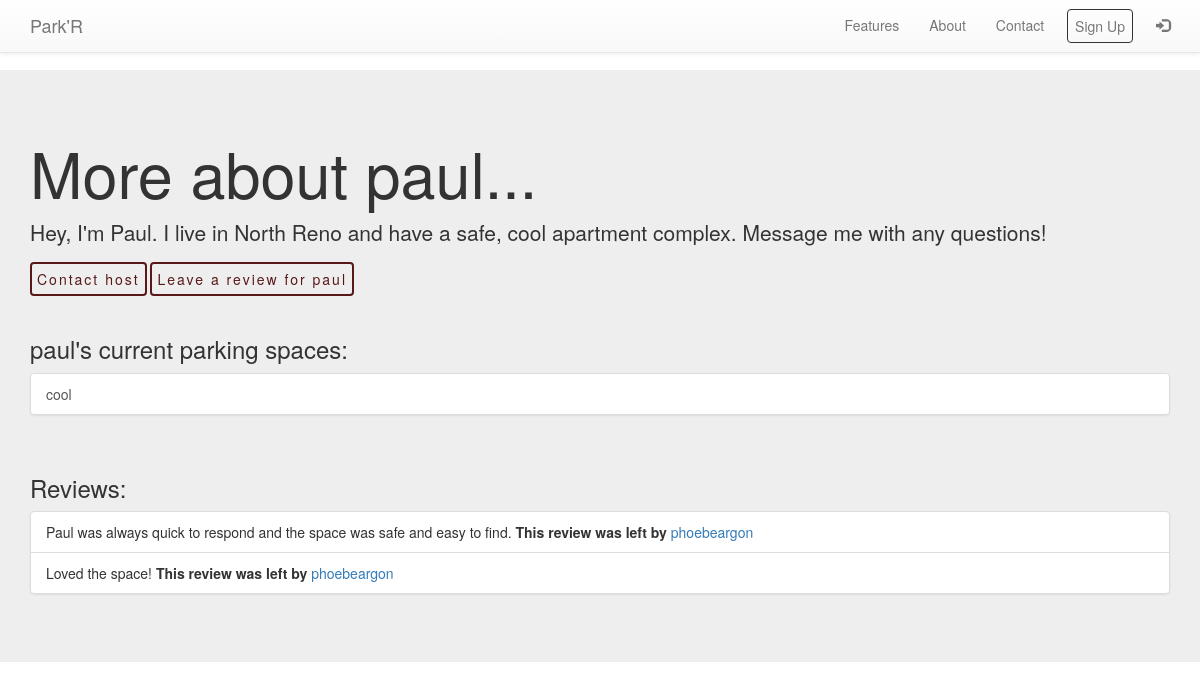
Screenshot of /account/show/3/ with the database file from the repository.
### account/models.py (models this page shows)
class Profile(models.Model):
    user = models.OneToOneField(User, on_delete=models.CASCADE)
    bio = models.TextField(blank=True)
    profile_photo = models.ImageField(upload_to='profile_image', blank=True)

class Reviews(models.Model):
    reviewed_user = models.ForeignKey(User, related_name="reviewed_user", on_delete=models.CASCADE)
    reviewing_user = models.ForeignKey(User, related_name="reviewing_user", on_delete=models.CASCADE)
    review = models.CharField(max_length=500, blank=False)

### listing/models.py (models this page shows, shortened)
class ParkingSpace(models.Model):
    class Meta:
        verbose_name = 'Parking Space'
        verbose_name_plural = 'Parking Spaces'
    owner = models.ForeignKey(User, related_name="owner", on_delete=models.CASCADE)
    lat = models.CharField(max_length=300, default="0")
    lng = models.CharField(max_length=300, default="0")
    note = models.CharField(max_length=300)
    timeOpen = models.CharField(max_length=300, default="0")
    timeClose = models.CharField(max_length=300, default="0")
    parkingPrice = models.IntegerField(validators=[MaxValueValidator(100), MinValueValidator(0)])

### account/views.py (the view)
# urls.py: url(r'show/(?P<id>\d+)/$', show, name="user_show"),
def show(request, id):
    showUser = get_object_or_404(User, pk=id)
    spaces = ParkingSpace.objects.filter(owner=showUser)
    reviews = Reviews.objects.filter(reviewed_user=showUser)
    return render(request,
                  "account/show.html",
                  {'owned_spaces': spaces,
                   'showUser': showUser,
                   'reviews':reviews}
                  )

### templates/account/show.html
{% extends "base.html" %}
{% block content %}
    <div class="jumbotron">
        <div class="container">
            <h1>More about {{showUser}}...</h1>
            <p>{{showUser.profile.bio}}</p>
            {% if showUser != request.user %}
            <a href="/dialogs/{{showUser}}" class="btn btn-light tbLink">Contact host</a>
            <a href="{% url 'leave_review' id=showUser.id %}" class="btn btn-light tbLink">Leave a review for {{showUser}}</a><br><br>
            {% endif %}
            <h3>{{showUser}}'s current parking spaces:</h3>
            {% if owned_spaces %}
                <div class="list-group">
                    {% for s in owned_spaces %}
                        <a class="list-group-item"
                           href="{% url 'reservation_info' id=s.id %}">
                            {{ s.note }}
                        </a>
                    {% endfor %}
                </div>
            {% else %}
                <p>{{showUser}} currently has no spaces listed.</p>
            {% endif %}
            <br><h3>Reviews:</h3>
            {% if reviews %}
                <div class="list-group">
                    {% for r in reviews %}
                        <li class="list-group-item">
                            {{ r.review }} <b>This review was left by</b> <a href="{% url 'user_show' id=r.reviewing_user.id %}">{{ r.reviewing_user }}</a>
                        </li>
                    {% endfor %}
                </div>
            {% else %}
                <p>{{showUser}} currently has no reviews. {% if showUser != request.user %} Be the first to <a href="{% url 'leave_review' id=showUser.id %}">leave one! {% endif %}</a></p>
            {% endif %}
        </div>
    </div>
{% endblock %}

### static/css/main.css (style rules this page uses)
body { padding-top: 70px; padding-bottom: 20px; transition: 0.5s }
.tbLink { padding: 5px; color: #591818; border: 2px solid #591818; border-radius: 4px; transition: all 0.2s ease; #text-transform: uppercase; letter-spacing: 2px; }

### rows the page displays
ParkingSpace: note "cool"
Reviews: review "Paul was always quick to respond and the space was safe and easy to find.", reviewing_user "phoebeargon"
Reviews: review "Loved the space!", reviewing_user "phoebeargon"

### other values shown
{{ showUser }} "paul"
{{ showUser.profile.bio }} "Hey, I'm Paul. I live in North Reno and have a safe, cool apartment complex. Message me with any questions!"
